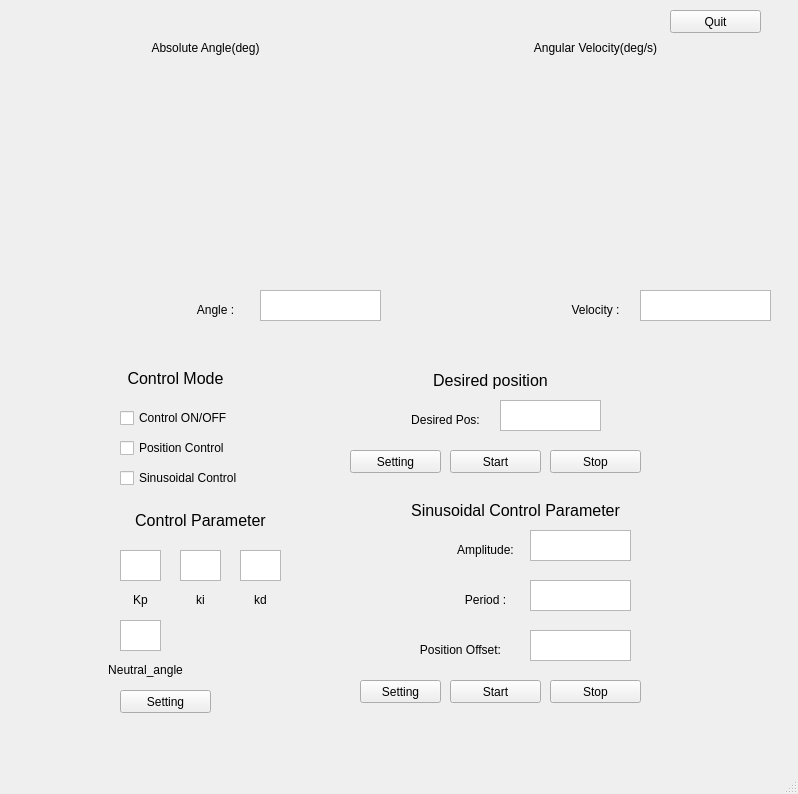
<?xml version="1.0" encoding="UTF-8"?>
<ui version="4.0">
 <class>MainWindow</class>
 <widget class="QMainWindow" name="MainWindow">
  <property name="geometry">
   <rect>
    <x>0</x>
    <y>0</y>
    <width>798</width>
    <height>794</height>
   </rect>
  </property>
  <property name="windowTitle">
   <string>MainWindow</string>
  </property>
  <widget class="QWidget" name="centralwidget">
   <widget class="PlotWidget" name="Plot_Angle" native="true">
    <property name="geometry">
     <rect>
      <x>20</x>
      <y>60</y>
      <width>361</width>
      <height>221</height>
     </rect>
    </property>
   </widget>
   <widget class="PlotWidget" name="Plot_Velocity" native="true">
    <property name="geometry">
     <rect>
      <x>410</x>
      <y>60</y>
      <width>361</width>
      <height>221</height>
     </rect>
    </property>
   </widget>
   <widget class="QLabel" name="pos_label">
    <property name="geometry">
     <rect>
      <x>130</x>
      <y>40</y>
      <width>151</width>
      <height>16</height>
     </rect>
    </property>
    <property name="text">
     <string>Absolute Angle(deg)</string>
    </property>
    <property name="alignment">
     <set>Qt::AlignCenter</set>
    </property>
   </widget>
   <widget class="QLabel" name="vel_label">
    <property name="geometry">
     <rect>
      <x>520</x>
      <y>40</y>
      <width>151</width>
      <height>16</height>
     </rect>
    </property>
    <property name="text">
     <string>Angular Velocity(deg/s)</string>
    </property>
    <property name="alignment">
     <set>Qt::AlignCenter</set>
    </property>
   </widget>
   <widget class="QTextBrowser" name="angle_data">
    <property name="geometry">
     <rect>
      <x>260</x>
      <y>290</y>
      <width>121</width>
      <height>31</height>
     </rect>
    </property>
   </widget>
   <widget class="QTextBrowser" name="velocity_data">
    <property name="geometry">
     <rect>
      <x>640</x>
      <y>290</y>
      <width>131</width>
      <height>31</height>
     </rect>
    </property>
   </widget>
   <widget class="QLabel" name="pos_data_label">
    <property name="geometry">
     <rect>
      <x>180</x>
      <y>300</y>
      <width>71</width>
      <height>20</height>
     </rect>
    </property>
    <property name="text">
     <string>Angle :</string>
    </property>
    <property name="alignment">
     <set>Qt::AlignCenter</set>
    </property>
   </widget>
   <widget class="QLabel" name="vel_data_label">
    <property name="geometry">
     <rect>
      <x>560</x>
      <y>300</y>
      <width>71</width>
      <height>20</height>
     </rect>
    </property>
    <property name="text">
     <string>Velocity :</string>
    </property>
    <property name="alignment">
     <set>Qt::AlignCenter</set>
    </property>
   </widget>
   <widget class="QCheckBox" name="position_control_check">
    <property name="geometry">
     <rect>
      <x>120</x>
      <y>440</y>
      <width>131</width>
      <height>16</height>
     </rect>
    </property>
    <property name="font">
     <font>
      <italic>false</italic>
     </font>
    </property>
    <property name="text">
     <string>Position Control</string>
    </property>
    <property name="tristate">
     <bool>false</bool>
    </property>
   </widget>
   <widget class="QLabel" name="control_mode_label">
    <property name="geometry">
     <rect>
      <x>120</x>
      <y>370</y>
      <width>111</width>
      <height>16</height>
     </rect>
    </property>
    <property name="font">
     <font>
      <pointsize>12</pointsize>
     </font>
    </property>
    <property name="text">
     <string>Control Mode</string>
    </property>
    <property name="alignment">
     <set>Qt::AlignCenter</set>
    </property>
   </widget>
   <widget class="QCheckBox" name="Control_on_off_check">
    <property name="geometry">
     <rect>
      <x>120</x>
      <y>410</y>
      <width>131</width>
      <height>16</height>
     </rect>
    </property>
    <property name="text">
     <string>Control ON/OFF</string>
    </property>
   </widget>
   <widget class="QCheckBox" name="sinusoidal_control_check">
    <property name="geometry">
     <rect>
      <x>120</x>
      <y>470</y>
      <width>151</width>
      <height>16</height>
     </rect>
    </property>
    <property name="text">
     <string>Sinusoidal Control</string>
    </property>
   </widget>
   <widget class="QLabel" name="position_control_parameter_label">
    <property name="geometry">
     <rect>
      <x>120</x>
      <y>510</y>
      <width>161</width>
      <height>20</height>
     </rect>
    </property>
    <property name="font">
     <font>
      <pointsize>12</pointsize>
     </font>
    </property>
    <property name="text">
     <string>Control Parameter</string>
    </property>
    <property name="alignment">
     <set>Qt::AlignCenter</set>
    </property>
   </widget>
   <widget class="QTextEdit" name="Pos_kd">
    <property name="geometry">
     <rect>
      <x>240</x>
      <y>550</y>
      <width>41</width>
      <height>31</height>
     </rect>
    </property>
   </widget>
   <widget class="QLabel" name="pos_label_5">
    <property name="geometry">
     <rect>
      <x>400</x>
      <y>410</y>
      <width>91</width>
      <height>20</height>
     </rect>
    </property>
    <property name="text">
     <string>Desired Pos:</string>
    </property>
    <property name="alignment">
     <set>Qt::AlignCenter</set>
    </property>
   </widget>
   <widget class="QTextEdit" name="desired_pos">
    <property name="geometry">
     <rect>
      <x>500</x>
      <y>400</y>
      <width>101</width>
      <height>31</height>
     </rect>
    </property>
   </widget>
   <widget class="QTextEdit" name="amplitude">
    <property name="geometry">
     <rect>
      <x>530</x>
      <y>530</y>
      <width>101</width>
      <height>31</height>
     </rect>
    </property>
   </widget>
   <widget class="QLabel" name="pos_label_7">
    <property name="geometry">
     <rect>
      <x>450</x>
      <y>590</y>
      <width>71</width>
      <height>20</height>
     </rect>
    </property>
    <property name="text">
     <string>Period :</string>
    </property>
    <property name="alignment">
     <set>Qt::AlignCenter</set>
    </property>
   </widget>
   <widget class="QLabel" name="label_3">
    <property name="geometry">
     <rect>
      <x>390</x>
      <y>500</y>
      <width>251</width>
      <height>20</height>
     </rect>
    </property>
    <property name="font">
     <font>
      <pointsize>12</pointsize>
     </font>
    </property>
    <property name="text">
     <string>Sinusoidal Control Parameter</string>
    </property>
    <property name="alignment">
     <set>Qt::AlignCenter</set>
    </property>
   </widget>
   <widget class="QTextEdit" name="pos_offset">
    <property name="geometry">
     <rect>
      <x>530</x>
      <y>630</y>
      <width>101</width>
      <height>31</height>
     </rect>
    </property>
   </widget>
   <widget class="QTextEdit" name="period">
    <property name="geometry">
     <rect>
      <x>530</x>
      <y>580</y>
      <width>101</width>
      <height>31</height>
     </rect>
    </property>
   </widget>
   <widget class="QLabel" name="pos_label_8">
    <property name="geometry">
     <rect>
      <x>400</x>
      <y>640</y>
      <width>121</width>
      <height>20</height>
     </rect>
    </property>
    <property name="text">
     <string>Position Offset:</string>
    </property>
    <property name="alignment">
     <set>Qt::AlignCenter</set>
    </property>
   </widget>
   <widget class="QLabel" name="pos_label_9">
    <property name="geometry">
     <rect>
      <x>450</x>
      <y>540</y>
      <width>71</width>
      <height>20</height>
     </rect>
    </property>
    <property name="text">
     <string>Amplitude:</string>
    </property>
    <property name="alignment">
     <set>Qt::AlignCenter</set>
    </property>
   </widget>
   <widget class="QPushButton" name="parameter_setting_btn">
    <property name="geometry">
     <rect>
      <x>120</x>
      <y>690</y>
      <width>91</width>
      <height>23</height>
     </rect>
    </property>
    <property name="text">
     <string>Setting</string>
    </property>
   </widget>
   <widget class="QPushButton" name="sinusoidal_setting_btn">
    <property name="geometry">
     <rect>
      <x>360</x>
      <y>680</y>
      <width>81</width>
      <height>23</height>
     </rect>
    </property>
    <property name="text">
     <string>Setting</string>
    </property>
   </widget>
   <widget class="QPushButton" name="pos_start_btn">
    <property name="geometry">
     <rect>
      <x>450</x>
      <y>450</y>
      <width>91</width>
      <height>23</height>
     </rect>
    </property>
    <property name="text">
     <string>Start</string>
    </property>
   </widget>
   <widget class="QPushButton" name="sinusoidal_start_btn">
    <property name="geometry">
     <rect>
      <x>450</x>
      <y>680</y>
      <width>91</width>
      <height>23</height>
     </rect>
    </property>
    <property name="text">
     <string>Start</string>
    </property>
   </widget>
   <widget class="QPushButton" name="pos_stop_btn">
    <property name="geometry">
     <rect>
      <x>550</x>
      <y>450</y>
      <width>91</width>
      <height>23</height>
     </rect>
    </property>
    <property name="text">
     <string>Stop</string>
    </property>
   </widget>
   <widget class="QPushButton" name="sinusoidal_stop_btn">
    <property name="geometry">
     <rect>
      <x>550</x>
      <y>680</y>
      <width>91</width>
      <height>23</height>
     </rect>
    </property>
    <property name="text">
     <string>Stop</string>
    </property>
   </widget>
   <widget class="QTextEdit" name="Pos_kp">
    <property name="geometry">
     <rect>
      <x>120</x>
      <y>550</y>
      <width>41</width>
      <height>31</height>
     </rect>
    </property>
   </widget>
   <widget class="QTextEdit" name="Pos_ki">
    <property name="geometry">
     <rect>
      <x>180</x>
      <y>550</y>
      <width>41</width>
      <height>31</height>
     </rect>
    </property>
   </widget>
   <widget class="QPushButton" name="system_quit_btn">
    <property name="geometry">
     <rect>
      <x>670</x>
      <y>10</y>
      <width>91</width>
      <height>23</height>
     </rect>
    </property>
    <property name="text">
     <string>Quit</string>
    </property>
   </widget>
   <widget class="QLabel" name="pos_label_6">
    <property name="geometry">
     <rect>
      <x>120</x>
      <y>590</y>
      <width>41</width>
      <height>20</height>
     </rect>
    </property>
    <property name="text">
     <string>Kp</string>
    </property>
    <property name="alignment">
     <set>Qt::AlignCenter</set>
    </property>
   </widget>
   <widget class="QLabel" name="pos_label_10">
    <property name="geometry">
     <rect>
      <x>180</x>
      <y>590</y>
      <width>41</width>
      <height>20</height>
     </rect>
    </property>
    <property name="text">
     <string>ki</string>
    </property>
    <property name="alignment">
     <set>Qt::AlignCenter</set>
    </property>
   </widget>
   <widget class="QLabel" name="pos_label_11">
    <property name="geometry">
     <rect>
      <x>240</x>
      <y>590</y>
      <width>41</width>
      <height>20</height>
     </rect>
    </property>
    <property name="text">
     <string>kd</string>
    </property>
    <property name="alignment">
     <set>Qt::AlignCenter</set>
    </property>
   </widget>
   <widget class="QLabel" name="position_control_parameter_label_2">
    <property name="geometry">
     <rect>
      <x>370</x>
      <y>370</y>
      <width>241</width>
      <height>20</height>
     </rect>
    </property>
    <property name="font">
     <font>
      <pointsize>12</pointsize>
     </font>
    </property>
    <property name="text">
     <string>Desired position</string>
    </property>
    <property name="alignment">
     <set>Qt::AlignCenter</set>
    </property>
   </widget>
   <widget class="QPushButton" name="pos_setting_btn">
    <property name="geometry">
     <rect>
      <x>350</x>
      <y>450</y>
      <width>91</width>
      <height>23</height>
     </rect>
    </property>
    <property name="text">
     <string>Setting</string>
    </property>
   </widget>
   <widget class="QTextEdit" name="Pos_kp_2">
    <property name="geometry">
     <rect>
      <x>120</x>
      <y>620</y>
      <width>41</width>
      <height>31</height>
     </rect>
    </property>
   </widget>
   <widget class="QLabel" name="pos_label_12">
    <property name="geometry">
     <rect>
      <x>90</x>
      <y>660</y>
      <width>111</width>
      <height>20</height>
     </rect>
    </property>
    <property name="text">
     <string>Neutral_angle</string>
    </property>
    <property name="alignment">
     <set>Qt::AlignCenter</set>
    </property>
   </widget>
  </widget>
  <widget class="QMenuBar" name="menubar">
   <property name="geometry">
    <rect>
     <x>0</x>
     <y>0</y>
     <width>798</width>
     <height>26</height>
    </rect>
   </property>
  </widget>
  <widget class="QStatusBar" name="statusbar"/>
 </widget>
 <customwidgets>
  <customwidget>
   <class>PlotWidget</class>
   <extends>QWidget</extends>
   <header>pyqtgraph</header>
   <container>1</container>
  </customwidget>
 </customwidgets>
 <resources/>
 <connections/>
</ui>
